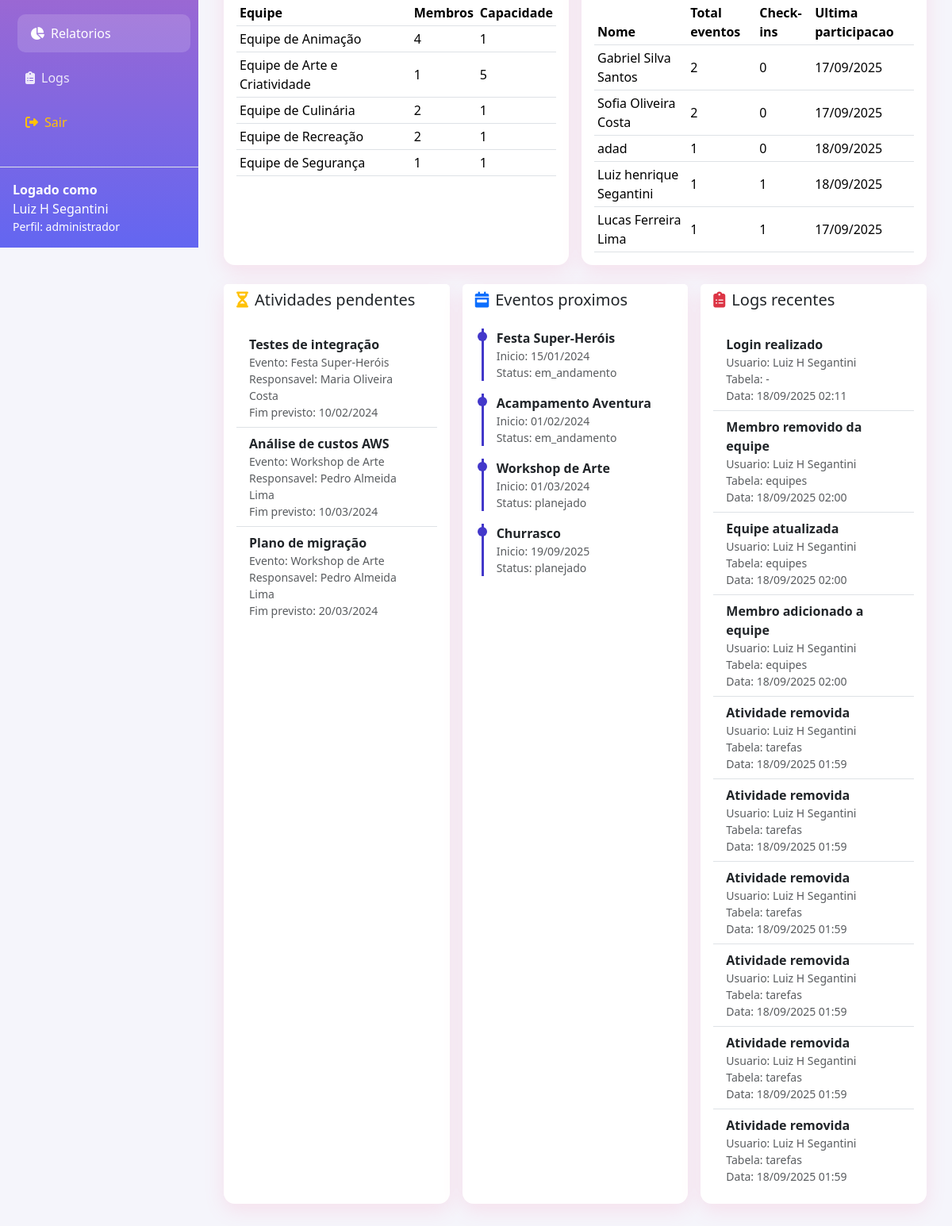
Page /relatorios.php (signed in, lower part) on the earlier database version.
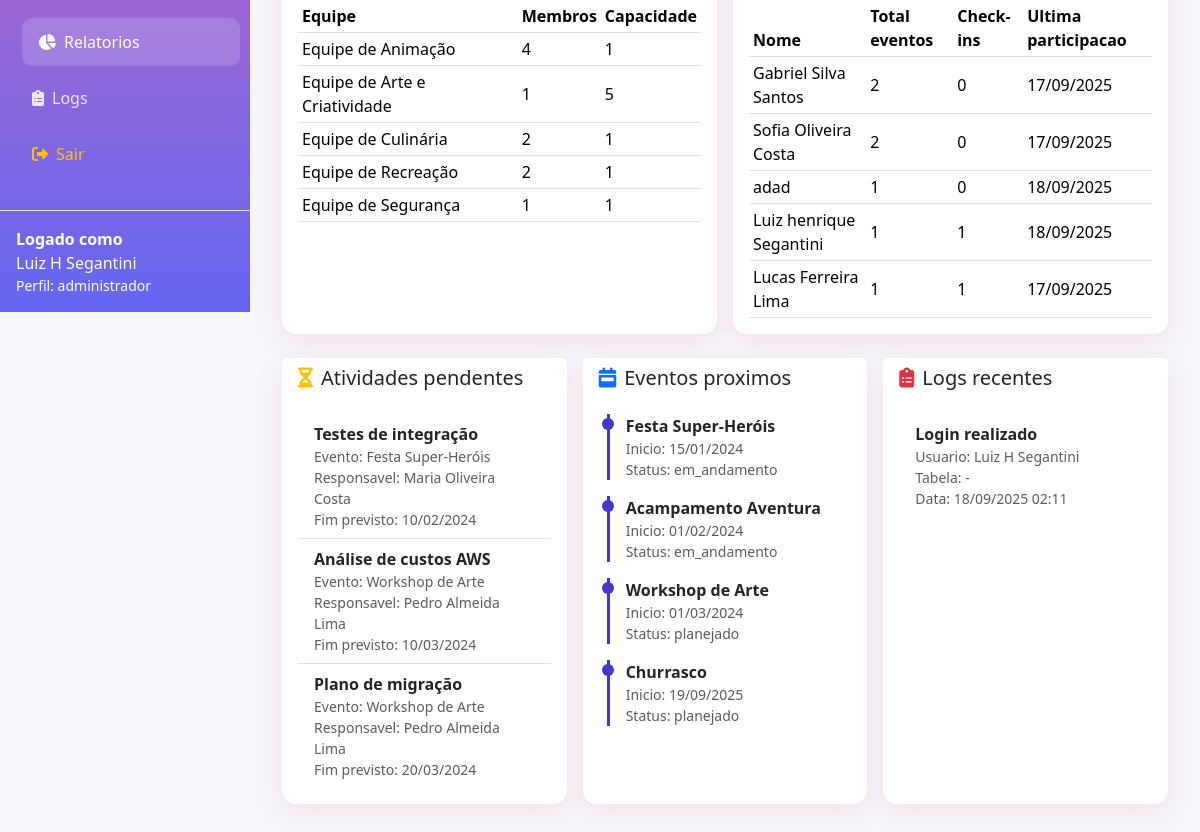
Same page on the later database version.
### tables this page shows
CREATE TABLE IF NOT EXISTS `usuarios` (
  `id` int(11) NOT NULL AUTO_INCREMENT,
  `nome_completo` varchar(255) NOT NULL,
  `cpf` varchar(14) NOT NULL,
  `email` varchar(255) NOT NULL,
  `cargo` varchar(100) DEFAULT NULL,
  `login` varchar(50) NOT NULL,
  `senha` varchar(255) NOT NULL,
  `perfil` enum('administrador','coordenador','animador','monitor','auxiliar') NOT NULL,
  `data_criacao` timestamp NOT NULL DEFAULT current_timestamp(),
  `data_atualizacao` timestamp NOT NULL DEFAULT current_timestamp() ON UPDATE current_timestamp(),
  PRIMARY KEY (`id`),
  UNIQUE KEY `cpf` (`cpf`),
  UNIQUE KEY `email` (`email`),
  UNIQUE KEY `login` (`login`)
);

CREATE TABLE IF NOT EXISTS `tarefas` (
  `id` int(11) NOT NULL AUTO_INCREMENT,
  `titulo` varchar(255) NOT NULL,
  `tipo_atividade` enum('Recreação','Alimentação','Oficina','Show','Brincadeira','Cuidados','Limpeza','Setup','Outro') DEFAULT 'Recreação',
  `descricao` text DEFAULT NULL,
  `material_necessario` text DEFAULT NULL,
  `publico_alvo` varchar(100) DEFAULT NULL,
  `evento_id` int(11) NOT NULL,
  `responsavel_id` int(11) DEFAULT NULL,
  `status` enum('pendente','em_execucao','concluida') DEFAULT 'pendente',
  `data_inicio` date DEFAULT NULL,
  `data_fim_prevista` date DEFAULT NULL,
  `data_fim_real` date DEFAULT NULL,
  `data_criacao` timestamp NOT NULL DEFAULT current_timestamp(),
  `data_atualizacao` timestamp NOT NULL DEFAULT current_timestamp() ON UPDATE current_timestamp(),
  PRIMARY KEY (`id`),
  KEY `projeto_id` (`evento_id`),
  KEY `responsavel_id` (`responsavel_id`),
  CONSTRAINT `tarefas_ibfk_1` FOREIGN KEY (`evento_id`) REFERENCES `eventos` (`id`) ON DELETE CASCADE,
  CONSTRAINT `tarefas_ibfk_2` FOREIGN KEY (`responsavel_id`) REFERENCES `usuarios` (`id`)
);

CREATE TABLE IF NOT EXISTS `eventos` (
  `id` int(11) NOT NULL AUTO_INCREMENT,
  `nome` varchar(255) NOT NULL,
  `tipo_evento` enum('Festa Infantil','Aniversário','Workshop','Acampamento','Gincana','Show Infantil','Outro') DEFAULT 'Festa Infantil',
  `faixa_etaria_min` int(3) DEFAULT 3,
  `faixa_etaria_max` int(3) DEFAULT 12,
  `capacidade_maxima` int(4) DEFAULT 50,
  `local_evento` text DEFAULT NULL,
  `duracao_horas` decimal(3,1) DEFAULT 4.0,
  `descricao` text DEFAULT NULL,
  `data_inicio` date DEFAULT NULL,
  `data_fim_evento` date DEFAULT NULL,
  `status` enum('planejado','em_andamento','concluido','cancelado') DEFAULT 'planejado',
  `coordenador_id` int(11) DEFAULT NULL,
  `data_criacao` timestamp NOT NULL DEFAULT current_timestamp(),
  `data_atualizacao` timestamp NOT NULL DEFAULT current_timestamp() ON UPDATE current_timestamp(),
  PRIMARY KEY (`id`),
  KEY `gerente_id` (`coordenador_id`),
  CONSTRAINT `eventos_ibfk_1` FOREIGN KEY (`coordenador_id`) REFERENCES `usuarios` (`id`)
);

CREATE TABLE IF NOT EXISTS `logs_sistema` (
  `id` int(11) NOT NULL AUTO_INCREMENT,
  `usuario_id` int(11) DEFAULT NULL,
  `acao` varchar(255) NOT NULL COMMENT 'Check-in criança, Check-out criança, Evento criado, Criança cadastrada, etc.',
  `tabela_afetada` varchar(100) DEFAULT NULL,
  `registro_id` int(11) DEFAULT NULL,
  `dados_anteriores` longtext DEFAULT NULL CHECK (json_valid(`dados_anteriores`)),
  `dados_novos` longtext DEFAULT NULL CHECK (json_valid(`dados_novos`)),
  `ip_address` varchar(45) DEFAULT NULL,
  `data_criacao` timestamp NOT NULL DEFAULT current_timestamp(),
  PRIMARY KEY (`id`),
  KEY `usuario_id` (`usuario_id`),
  CONSTRAINT `logs_sistema_ibfk_1` FOREIGN KEY (`usuario_id`) REFERENCES `usuarios` (`id`)
);

### includes/auth.php (called while the page is built, shortened)
<?php
require_once __DIR__ . '/../config/database.php';
function getCurrentUser() {
    $database = new Database();
    $db = $database->getConnection();
    $query = "SELECT * FROM usuarios WHERE id = :id";
    $stmt = $db->prepare($query);
    $stmt->bindParam(':id', $_SESSION['user_id']);
    $stmt->execute();
    $user = $stmt->fetch();
    if ($user && isset($user['nome_completo'])) {
        $user['nome'] = $user['nome_completo'];
    }
    return $user;
}
?>

### controllers/RelatoriosController.php (called while the page is built, shortened)
<?php
require_once 'config/database.php';
class RelatoriosController
{
    private $conn;
    public function __construct($connection = null)
    {
        if ($connection instanceof PDO) {
            $this->conn = $connection;
        } else {
            $database = new Database();
            $this->conn = $database->getConnection();
        }
    }
    public function getAtividadesPendentes(int $limit = 5): array
    {
        $query = "SELECT
                    t.id,
                    t.titulo,
                    t.status,
                    t.data_fim_prevista,
                    e.nome AS evento_nome,
                    u.nome_completo AS responsavel_nome
                  FROM tarefas t
                  LEFT JOIN eventos e ON t.evento_id = e.id
                  LEFT JOIN usuarios u ON t.responsavel_id = u.id
                  WHERE t.status <> 'concluida'
                  ORDER BY t.data_fim_prevista IS NULL ASC, t.data_fim_prevista ASC
                  LIMIT :limit";
        $stmt = $this->conn->prepare($query);
        $stmt->bindValue(':limit', $limit, PDO::PARAM_INT);
        $stmt->execute();
        $dados = $stmt->fetchAll();
        return $dados ?: [];
    }
    public function getEventosProximos(int $limit = 5): array
    {
        $query = "SELECT id, nome, status, data_inicio, data_fim_evento FROM eventos WHERE data_inicio IS NOT NULL ORDER BY data_inicio ASC LIMIT :limit";
        $stmt = $this->conn->prepare($query);
        $stmt->bindValue(':limit', $limit, PDO::PARAM_INT);
        $stmt->execute();
        $dados = $stmt->fetchAll();
        return $dados ?: [];
    }
    public function getLogsRecentes(int $limit = 10): array
    {
        $query = "SELECT l.id, l.acao, l.tabela_afetada, l.registro_id, l.data_criacao, u.nome_completo AS usuario_nome
                  FROM logs_sistema l
                  LEFT JOIN usuarios u ON l.usuario_id = u.id
                  ORDER BY l.data_criacao DESC
                  LIMIT :limit";
        $stmt = $this->conn->prepare($query);
        $stmt->bindValue(':limit', $limit, PDO::PARAM_INT);
        $stmt->execute();
        $dados = $stmt->fetchAll();
        return $dados ?: [];
    }
}

### config/database.php (called while the page is built, shortened)
<?php
class Database {
    private $host = "localhost";
    private $dbname = "sistema_projetos";
    private $username = "root";
    private $password = "";
    public function getConnection() {
        $this->connection = null;
        try {
            $this->connection = new PDO(
                "mysql:host=" . $this->host . ";dbname=" . $this->dbname,
                $this->username,
                $this->password
            );
            $this->connection->setAttribute(PDO::ATTR_ERRMODE, PDO::ERRMODE_EXCEPTION);
            $this->connection->setAttribute(PDO::ATTR_DEFAULT_FETCH_MODE, PDO::FETCH_ASSOC);
            $this->connection->exec("set names utf8");
        } catch(PDOException $exception) {
            echo "Erro de conexão: " . $exception->getMessage();
            die();
        }
        return $this->connection;
    }
}
?>

### relatorios.php (the view, shortened to what the rows shown need)
<?php
require_once 'includes/auth.php';
require_once 'controllers/RelatoriosController.php';
$controller = new RelatoriosController();
$currentUser = getCurrentUser();
$equipesDistribuicao = $controller->getEquipesDistribuicao();
$participacaoCriancas = $controller->getParticipacaoCriancas();
$atividadesPendentes = $controller->getAtividadesPendentes();
$eventosProximos = $controller->getEventosProximos();
$logsRecentes = $controller->getLogsRecentes();
$currentUserName = $currentUser['nome_completo'] ?? ($currentUser['nome'] ?? '');
$currentUserPerfil = $currentUser['perfil'] ?? '';
?>
<!DOCTYPE html>
<html lang="pt-BR">
<head>
    <link href="https://cdnjs.cloudflare.com/ajax/libs/bootstrap/5.3.2/css/bootstrap.min.css" rel="stylesheet">
    <link href="https://cdnjs.cloudflare.com/ajax/libs/font-awesome/6.4.0/css/all.min.css" rel="stylesheet">
</head>
<body>
    <div class="sidebar">
        <div class="p-3 border-top border-white-25 text-white-75">
            <div class="fw-semibold">Logado como</div>
            <div><?php echo htmlspecialchars($currentUserName, ENT_QUOTES, 'UTF-8'); ?></div>
            <div class="small">Perfil: <?php echo htmlspecialchars($currentUserPerfil, ENT_QUOTES, 'UTF-8'); ?></div>
        </div>
    </div>
    <main class="main-content">
        <div class="row g-3 mb-4">
            <div class="col-lg-6">
                <div class="card mini-card h-100">
                    <div class="card-body">
                        <?php if (empty($equipesDistribuicao)): ?>
                        <p class="text-muted mb-0">Nenhuma equipe cadastrada.</p>
                        <?php else: ?>
                        <div class="table-responsive">
                            <table class="table table-sm align-middle mb-0">
                                <thead>
                                    <tr>
                                        <th>Equipe</th>
                                        <th>Membros</th>
                                        <th>Capacidade</th>
                                    </tr>
                                </thead>
                            </table>
                        </div>
                        <?php endif; ?>
                    </div>
                </div>
            </div>
            <div class="col-lg-6">
                <div class="card mini-card h-100">
                    <div class="card-body">
                        <?php if (empty($participacaoCriancas)): ?>
                        <p class="text-muted mb-0">Sem dados disponiveis.</p>
                        <?php else: ?>
                        <div class="table-responsive">
                            <table class="table table-sm align-middle mb-0">
                                <thead>
                                    <tr>
                                        <th>Nome</th>
                                        <th>Total eventos</th>
                                        <th>Check-ins</th>
                                        <th>Ultima participacao</th>
                                    </tr>
                                </thead>
                            </table>
                        </div>
                        <?php endif; ?>
                    </div>
                </div>
            </div>
        </div>
        <div class="row g-3">
            <div class="col-lg-4">
                <div class="card mini-card h-100">
                    <div class="card-body">
                        <?php if (empty($atividadesPendentes)): ?>
                        <p class="text-muted mb-0">Sem atividades pendentes.</p>
                        <?php else: ?>
                        <ul class="list-group list-group-flush">
                            <?php foreach ($atividadesPendentes as $atividade): ?>
                            <li class="list-group-item">
                                <div class="fw-semibold"><?php echo htmlspecialchars($atividade['titulo'], ENT_QUOTES, 'UTF-8'); ?></div>
                                <div class="text-muted small">Evento: <?php echo htmlspecialchars($atividade['evento_nome'] ?? 'Sem evento', ENT_QUOTES, 'UTF-8'); ?></div>
                                <div class="text-muted small">Responsavel: <?php echo htmlspecialchars($atividade['responsavel_nome'] ?? 'Nao atribuido', ENT_QUOTES, 'UTF-8'); ?></div>
                                <div class="text-muted small">Fim previsto: <?php echo $atividade['data_fim_prevista'] ? date('d/m/Y', strtotime($atividade['data_fim_prevista'])) : '-'; ?></div>
                            </li>
                            <?php endforeach; ?>
                        </ul>
                        <?php endif; ?>
                    </div>
                </div>
            </div>
            <div class="col-lg-4">
                <div class="card mini-card h-100">
                    <div class="card-body">
                        <?php if (empty($eventosProximos)): ?>
                        <p class="text-muted mb-0">Nenhum evento agendado.</p>
                        <?php else: ?>
                        <div class="timeline">
                            <?php foreach ($eventosProximos as $evento): ?>
                            <div class="timeline-item mb-3">
                                <div class="fw-semibold"><?php echo htmlspecialchars($evento['nome'], ENT_QUOTES, 'UTF-8'); ?></div>
                                <div class="text-muted small">Inicio: <?php echo $evento['data_inicio'] ? date('d/m/Y', strtotime($evento['data_inicio'])) : '-'; ?></div>
                                <div class="text-muted small">Status: <?php echo htmlspecialchars($evento['status'], ENT_QUOTES, 'UTF-8'); ?></div>
                            </div>
                            <?php endforeach; ?>
                        </div>
                        <?php endif; ?>
                    </div>
                </div>
            </div>
            <div class="col-lg-4">
                <div class="card mini-card h-100">
                    <div class="card-body">
                        <?php if (empty($logsRecentes)): ?>
                        <p class="text-muted mb-0">Nenhum log recente.</p>
                        <?php else: ?>
                        <ul class="list-group list-group-flush">
                            <?php foreach ($logsRecentes as $log): ?>
                            <li class="list-group-item">
                                <div class="fw-semibold"><?php echo htmlspecialchars($log['acao'], ENT_QUOTES, 'UTF-8'); ?></div>
                                <div class="text-muted small">Usuario: <?php echo htmlspecialchars($log['usuario_nome'] ?? 'Sistema', ENT_QUOTES, 'UTF-8'); ?></div>
                                <div class="text-muted small">Tabela: <?php echo htmlspecialchars($log['tabela_afetada'] ?? '-', ENT_QUOTES, 'UTF-8'); ?></div>
                                <div class="text-muted small">Data: <?php echo date('d/m/Y H:i', strtotime($log['data_criacao'])); ?></div>
                            </li>
                            <?php endforeach; ?>
                        </ul>
                        <?php endif; ?>
                    </div>
                </div>
            </div>
        </div>
    </main>
</body>
</html>

Differences in the rows shown:
removed logs_sistema: acao "Membro removido da equipe", usuario.nome_completo "Luiz H Segantini", tabela_afetada "equipes", data_criacao "18/09/2025 02:00"
removed logs_sistema: acao "Equipe atualizada", usuario.nome_completo "Luiz H Segantini", tabela_afetada "equipes", data_criacao "18/09/2025 02:00"
removed logs_sistema: acao "Membro adicionado a equipe", usuario.nome_completo "Luiz H Segantini", tabela_afetada "equipes", data_criacao "18/09/2025 02:00"
removed logs_sistema: acao "Atividade removida", usuario.nome_completo "Luiz H Segantini", tabela_afetada "tarefas", data_criacao "18/09/2025 01:59"
removed logs_sistema: acao "Atividade removida", usuario.nome_completo "Luiz H Segantini", tabela_afetada "tarefas", data_criacao "18/09/2025 01:59"
removed logs_sistema: acao "Atividade removida", usuario.nome_completo "Luiz H Segantini", tabela_afetada "tarefas", data_criacao "18/09/2025 01:59"
removed logs_sistema: acao "Atividade removida", usuario.nome_completo "Luiz H Segantini", tabela_afetada "tarefas", data_criacao "18/09/2025 01:59"
removed logs_sistema: acao "Atividade removida", usuario.nome_completo "Luiz H Segantini", tabela_afetada "tarefas", data_criacao "18/09/2025 01:59"
removed logs_sistema: acao "Atividade removida", usuario.nome_completo "Luiz H Segantini", tabela_afetada "tarefas", data_criacao "18/09/2025 01:59"
